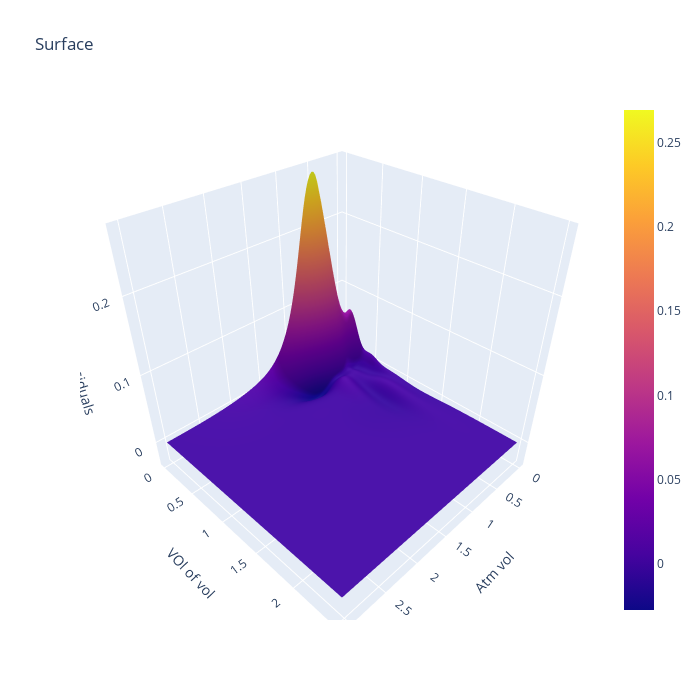

The code cell stored with this chart in its notebook:
### Code cell
fig = go.Figure(data=[go.Surface(z=y_test_pred, x=x1_values, y=x2_values)])

fig.update_layout(title='Surface', autosize=True,
                  width=700, height=700,
                  scene=dict(
        xaxis_title='Atm vol',
        yaxis_title='VOl of vol',
        zaxis_title='Residuals'))

fig.show()
